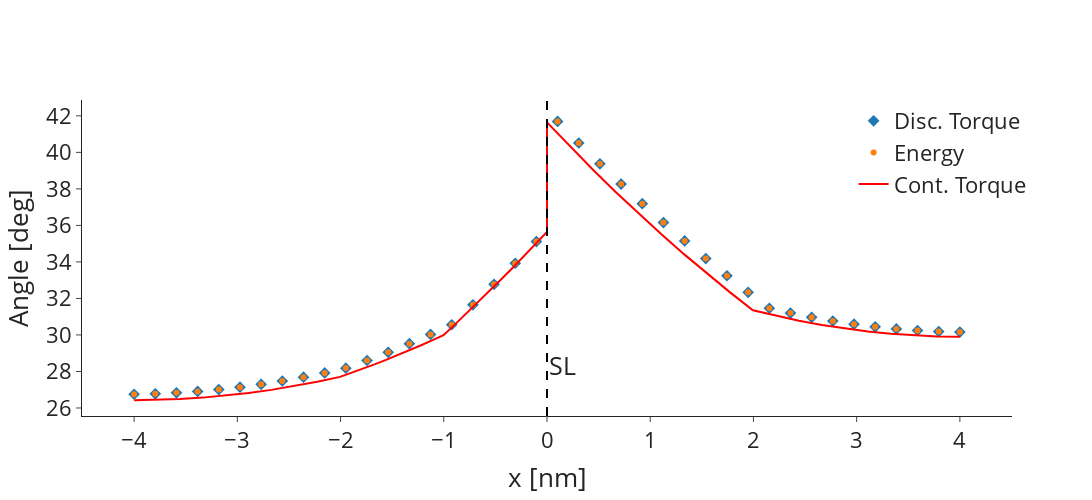

Source (notebook cell):
### Code cell
fig = go.Figure()
fig.add_trace(go.Scatter(x=d_x, y=np.rad2deg(torque_theta), mode="markers", marker_symbol="diamond", marker_size=9, name="Disc. Torque"))
# fig.add_trace(go.Scatter(y=np.rad2deg(theta2), mode="markers", marker_symbol="square", marker_size=9, name="same start"))
fig.add_trace(go.Scatter(x=d_x, y=np.rad2deg(energy_theta), mode="markers", name="Energy"))
fig.add_trace(go.Scatter(x=c_x-4, y=np.rad2deg(continuous_theta), mode="lines", line=dict(color='red'), name="Cont. Torque"))
fig.add_vline(x=0, opacity=1, line_dash="dash", line_width=2)
fig.add_annotation(text="SL", showarrow=False, x=0, y=0.1, xanchor="left", yref="y domain", font_size=25)

fig.update_layout(xaxis_title="x [nm]", yaxis_title="Angle [deg]", legend_xanchor="right", font_size=22, height=500, width=1200)


fig.show()

### Figure 1 — Plotly figure (JSON) as saved in the notebook; plotly's stock layout.template omitted (floating-point values rounded to 4 significant figures)
{"data": [{"marker": {"size": 9, "symbol": "diamond"}, "mode": "markers", "name": "Disc. Torque", "type": "scatter", "x": [-4, -3.795, -3.59, -3.385, -3.179, -2.974, -2.769, -2.564, -2.359, -2.154, -1.949, -1.744, -1.538, -1.333, -1.128, -0.9231, -0.7179, -0.5128, -0.3077, -0.1026, 0.1026, 0.3077, 0.5128, 0.7179, 0.9231, 1.128, 1.333, 1.538, 1.744, 1.949, 2.154, 2.359, 2.564, 2.769, 2.974, 3.179, 3.385, 3.59, 3.795, 4], "y": [26.75, 26.78, 26.83, 26.91, 27.01, 27.14, 27.29, 27.48, 27.68, 27.92, 28.18, 28.6, 29.05, 29.52, 30.03, 30.56, 31.65, 32.77, 33.93, 35.11, 41.69, 40.51, 39.37, 38.26, 37.19, 36.16, 35.15, 34.18, 33.24, 32.34, 31.46, 31.2, 30.97, 30.76, 30.59, 30.45, 30.33, 30.24, 30.19, 30.16]}, {"mode": "markers", "name": "Energy", "type": "scatter", "x": [-4, -3.795, -3.59, -3.385, -3.179, -2.974, -2.769, -2.564, -2.359, -2.154, -1.949, -1.744, -1.538, -1.333, -1.128, -0.9231, -0.7179, -0.5128, -0.3077, -0.1026, 0.1026, 0.3077, 0.5128, 0.7179, 0.9231, 1.128, 1.333, 1.538, 1.744, 1.949, 2.154, 2.359, 2.564, 2.769, 2.974, 3.179, 3.385, 3.59, 3.795, 4], "y": [26.75, 26.78, 26.83, 26.91, 27.01, 27.14, 27.3, 27.48, 27.69, 27.92, 28.18, 28.6, 29.05, 29.52, 30.03, 30.56, 31.65, 32.77, 33.93, 35.11, 41.69, 40.51, 39.37, 38.26, 37.19, 36.15, 35.15, 34.18, 33.24, 32.34, 31.46, 31.2, 30.97, 30.76, 30.59, 30.45, 30.33, 30.24, 30.19, 30.16]}, {"line": {"color": "red"}, "mode": "lines", "name": "Cont. Torque", "type": "scatter", "x": [-4, -3.778, -3.557, -3.335, -3.113, -2.892, -2.67, -2.448, -2.227, -2.005, -2.005, -1.894, -1.782, -1.671, -1.559, -1.448, -1.337, -1.225, -1.114, -1.003, -1.003, -0.8911, -0.7797, -0.6683, -0.5569, -0.4456, -0.3342, -0.2228, -0.1114, 0, 0, 0.2217, 0.4433, 0.665, 0.8867, 1.108, 1.33, 1.552, 1.773, 1.995, 1.995, 2.218, 2.441, 2.663, 2.886, 3.109, 3.332, 3.554, 3.777, 4], "y": [26.43, 26.44, 26.49, 26.57, 26.68, 26.82, 26.99, 27.2, 27.43, 27.7, 27.7, 27.92, 28.15, 28.39, 28.63, 28.89, 29.15, 29.42, 29.7, 29.99, 29.99, 30.58, 31.18, 31.79, 32.41, 33.03, 33.67, 34.32, 34.97, 35.64, 41.64, 40.33, 39.06, 37.83, 36.65, 35.51, 34.41, 33.35, 32.33, 31.35, 31.35, 31.04, 30.78, 30.54, 30.35, 30.19, 30.06, 29.97, 29.92, 29.9]}], "layout": {"annotations": [{"font": {"size": 25}, "showarrow": false, "text": "SL", "x": 0, "xanchor": "left", "y": 0.1, "yref": "y domain"}], "font": {"size": 22}, "height": 500, "legend": {"xanchor": "right"}, "shapes": [{"line": {"dash": "dash", "width": 2}, "opacity": 1, "type": "line", "x0": 0, "x1": 0, "xref": "x", "y0": 0, "y1": 1, "yref": "y domain"}], "width": 1200, "xaxis": {"title": {"text": "x [nm]"}}, "yaxis": {"title": {"text": "Angle [deg]"}}}}
